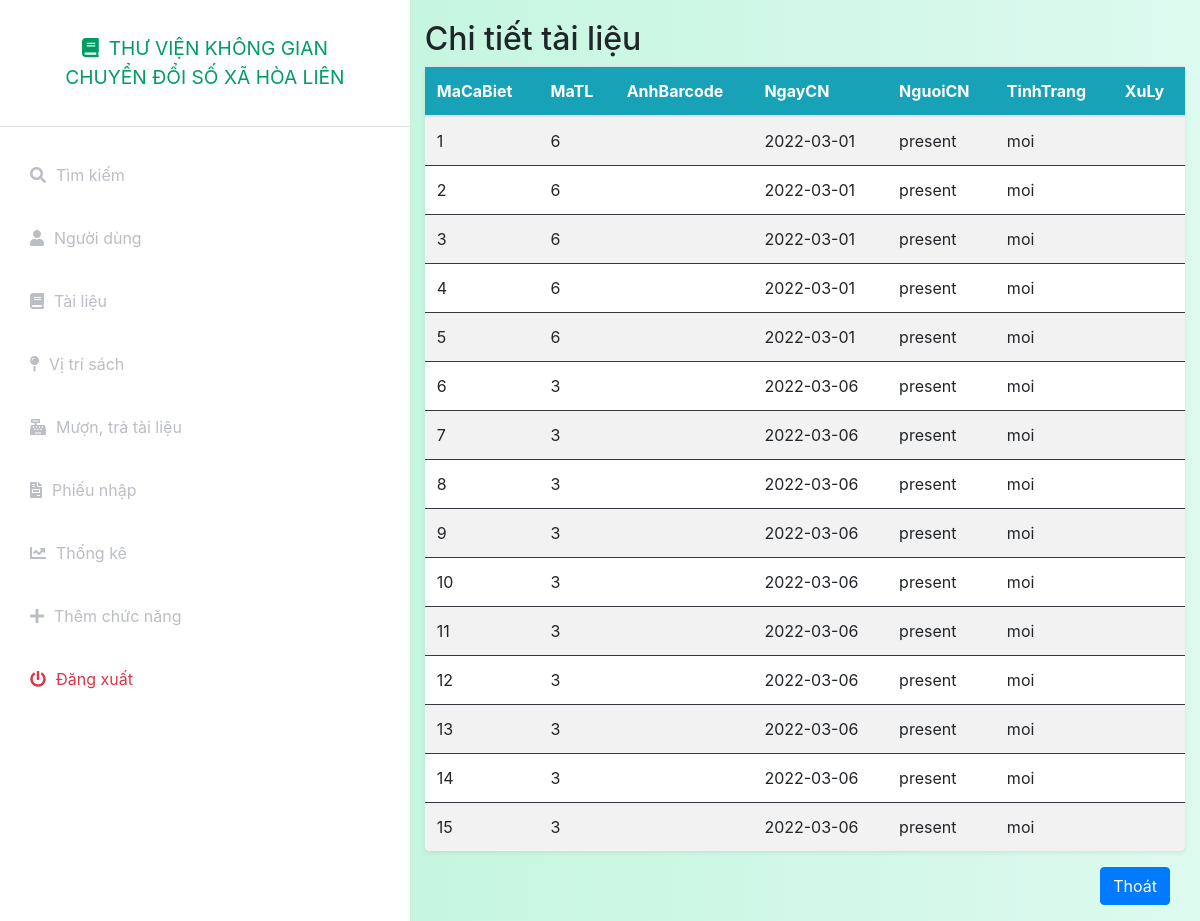
Page /index.php?controller=documentdetail (signed in) on the committed database.
### tables this page shows
CREATE TABLE `tlchitiet` (
  `MaCaBiet` int(11) NOT NULL,
  `MaTL` int(11) NOT NULL,
  `IDNhap` int(11) NOT NULL,
  `AnhBarcode` text NOT NULL,
  `NgayCN` date NOT NULL,
  `NguoiCN` text NOT NULL,
  `TinhTrang` text NOT NULL,
  `XuLy` text NOT NULL
);

### index.php (called while the page is built, shortened)
<?php
include_once('models/Auth.php');
$action = isset($_GET['action']) ? $_GET['action'] : 'index';
$object = new $classController();
$object->$action();
?>

### config.php (called while the page is built, shortened)
<?php
function getalldata($query)
{
    global $connect;
    $result=mysqli_query($connect,$query);
    if(mysqli_num_rows($result)>0)
        return mysqli_fetch_all($result,MYSQLI_ASSOC);
    else
        return false;
}
function getonedata($query)
{
    global $connect;
    $result=mysqli_query($connect,$query);
    if($result&&mysqli_num_rows($result)==1)
        return mysqli_fetch_assoc($result);
    else
        return false;
}
?>

### models/User.php (called while the page is built, shortened)
<?php
include_once('./config.php');
class User
{
    public static function show($idoruser)
    {
        $query = "select * from nguoidung where id = '$idoruser' or Username = '$idoruser'";
        $data = getonedata($query);
        return $data;
    }
}

### models/Auth.php (called while the page is built, shortened)
<?php
include_once('./config.php');
include_once('User.php');
class Auth
{
    private static $ChucDanh = null;
    public static function isAdmin()
    {
        if(self::isLogin())
        {
            if (self::$ChucDanh == 'admin')
                return true;
            else
                return false;
        }
        else
        {
            return false;
        }
    }
    public static function isLogin()
    {
        if (isset($_SESSION['token']) && isset($_SESSION['Username'])) {
            $data = User::show($_SESSION['Username']);
            if($data)
            {
                if($data['token'] == $_SESSION['token'])
                {
                    self::$ChucDanh = $data['ChucDanh'];
                    return true;
                }
            }
            else
            {
                return false;
            }
        } else
            return false;
    }
}

### models/DocumentDetail.php (called while the page is built, shortened)
<?php
include_once('./config.php');
class DocumentDetail
{
    public static function index()
    {
        $query = "select * from tlchitiet";
        $data = getalldata($query);
        return $data;
    }
}

### views/documentdetail/index.php (the view, shortened to what this page needs)
<?php include_once('././assets/layouts/header.php'); ?>
<?php include_once('././assets/layouts/siderbar.php'); ?>
<div class="container-fluid" style="padding-top:20px">
    <h2>Chi tiết tài liệu</h2>
    <table class="table table-striped bg-white rounded shadow-sm  table-hover">
        <thead class="bg-info text-white">
            <tr class="border-dark">
                <th>MaCaBiet</th>
                <th>MaTL</th>
                <th>AnhBarcode</th>
                <th>NgayCN</th>
                <th>NguoiCN</th>
                <th>TinhTrang</th>
                <th>XuLy</th>
            </tr>
        </thead>
        <tbody>
            <?php
            if (isset($data) && is_array($data)) {
                foreach ($data as $documentdetal) {
                    echo "<tr>";
                    echo "<td class=\"border-dark\" scope=\"row\">" . $documentdetal['MaCaBiet'] . "</td>";
                    echo "<td class=\"border-dark\">" . $documentdetal['MaTL'] . "</td>";
                    echo "<td class=\"border-dark\">" . $documentdetal['AnhBarcode'] . "</td>";
                    echo "<td class=\"border-dark\">" . $documentdetal['NgayCN'] . "</td>";
                    echo "<td class=\"border-dark\">" . $documentdetal['NguoiCN'] . "</td>";
                    echo "<td class=\"border-dark\">" . $documentdetal['TinhTrang'] . "</td>";
                    echo "<td class=\"border-dark\">" . $documentdetal['XuLy'] . "</td>";
                }
            }
            ?>
    </table>
    <div class="form-group row mx-auto">
            <div class="col-sm-12">
                <div class="d-grid gap-2 d-md-flex justify-content-md-end">
                    <a name="" id="" class="btn btn-primary ml-2" href="index.php?controller=document" role="button">Thoát</a>
            </div>
            </div>
        </div>
</div>
<?php include_once('././assets/layouts/footer.php'); ?>

### assets/css/styles.css (style rules this page uses)
:root { --main-bg-color: #009d63; --main-text-color: #009d63; --second-text-color: #bbbec5; --second-bg-color: #c1efde; }

### rows in the picture
tlchitiet: MaCaBiet "1", MaTL "6", NgayCN "2022-03-01", NguoiCN "present", TinhTrang "moi"
tlchitiet: MaCaBiet "2", MaTL "6", NgayCN "2022-03-01", NguoiCN "present", TinhTrang "moi"
tlchitiet: MaCaBiet "3", MaTL "6", NgayCN "2022-03-01", NguoiCN "present", TinhTrang "moi"
tlchitiet: MaCaBiet "4", MaTL "6", NgayCN "2022-03-01", NguoiCN "present", TinhTrang "moi"
tlchitiet: MaCaBiet "5", MaTL "6", NgayCN "2022-03-01", NguoiCN "present", TinhTrang "moi"
tlchitiet: MaCaBiet "6", MaTL "3", NgayCN "2022-03-06", NguoiCN "present", TinhTrang "moi"
tlchitiet: MaCaBiet "7", MaTL "3", NgayCN "2022-03-06", NguoiCN "present", TinhTrang "moi"
tlchitiet: MaCaBiet "8", MaTL "3", NgayCN "2022-03-06", NguoiCN "present", TinhTrang "moi"
tlchitiet: MaCaBiet "9", MaTL "3", NgayCN "2022-03-06", NguoiCN "present", TinhTrang "moi"
tlchitiet: MaCaBiet "10", MaTL "3", NgayCN "2022-03-06", NguoiCN "present", TinhTrang "moi"
tlchitiet: MaCaBiet "11", MaTL "3", NgayCN "2022-03-06", NguoiCN "present", TinhTrang "moi"
tlchitiet: MaCaBiet "12", MaTL "3", NgayCN "2022-03-06", NguoiCN "present", TinhTrang "moi"
tlchitiet: MaCaBiet "13", MaTL "3", NgayCN "2022-03-06", NguoiCN "present", TinhTrang "moi"
tlchitiet: MaCaBiet "14", MaTL "3", NgayCN "2022-03-06", NguoiCN "present", TinhTrang "moi"
tlchitiet: MaCaBiet "15", MaTL "3", NgayCN "2022-03-06", NguoiCN "present", TinhTrang "moi"
